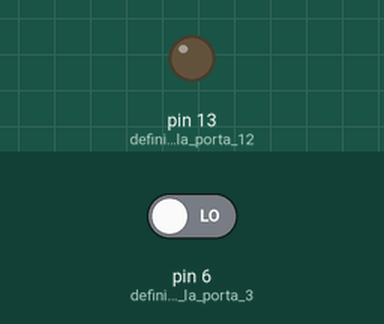
This sketch was run on a simulated Arduino Uno, built with avr-gcc and run on an emulated ATmega328P. On the bench: output pins drawn as LEDs (lit = HIGH). The test bench sets the inputs (shaded band); at power-on: pin 6 (definisce_la_porta_3) LOW.

Above: at 1.2 s.
1.3 s: pin 6 (definisce_la_porta_3) driven HIGH
At 2.3 s:
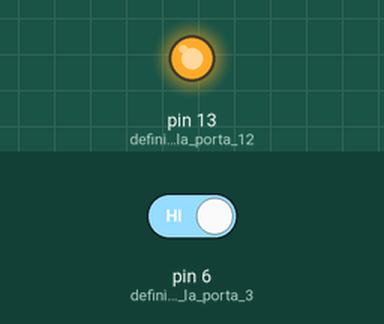
2.8 s: pin 6 (definisce_la_porta_3) driven LOW
At 3.6 s:
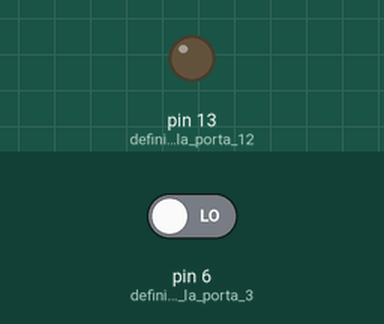
Timing chart, 0 to 5.8 s (numbered marks = the images above; inputs shaded):
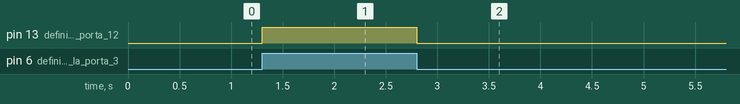

Measured:
- after the input at 1.3 s, pin 13 (definisce_la_porta_12): LOW → HIGH at once
- after the input at 2.8 s, pin 13 (definisce_la_porta_12): HIGH → LOW at once

The sketch:

battito_cardiaco.ino
```cpp
int stato = 0; // variabile nella quale acquisire lo stato del sensore (battito si oppure battito no)
void setup()
{
 pinMode(13, OUTPUT); // definisce la porta 12 (il led) come porta di output
 pinMode(6, INPUT); // definisce la porta 3 (il sensore) come porta di input
}
void loop()
{
 stato = digitalRead(6); // rileva lo stato de sensore
 if (stato == HIGH) // se lo stato e' "alto" (se c'e' stato un battito)
 {
 digitalWrite(13, HIGH); // accende il led
 delay (10); // attende un secondo
 }
 else // in caso contrario (se non c'e' stato alcun battito)
 {
 digitalWrite(13, LOW); // spegne il led
 }
}
```
